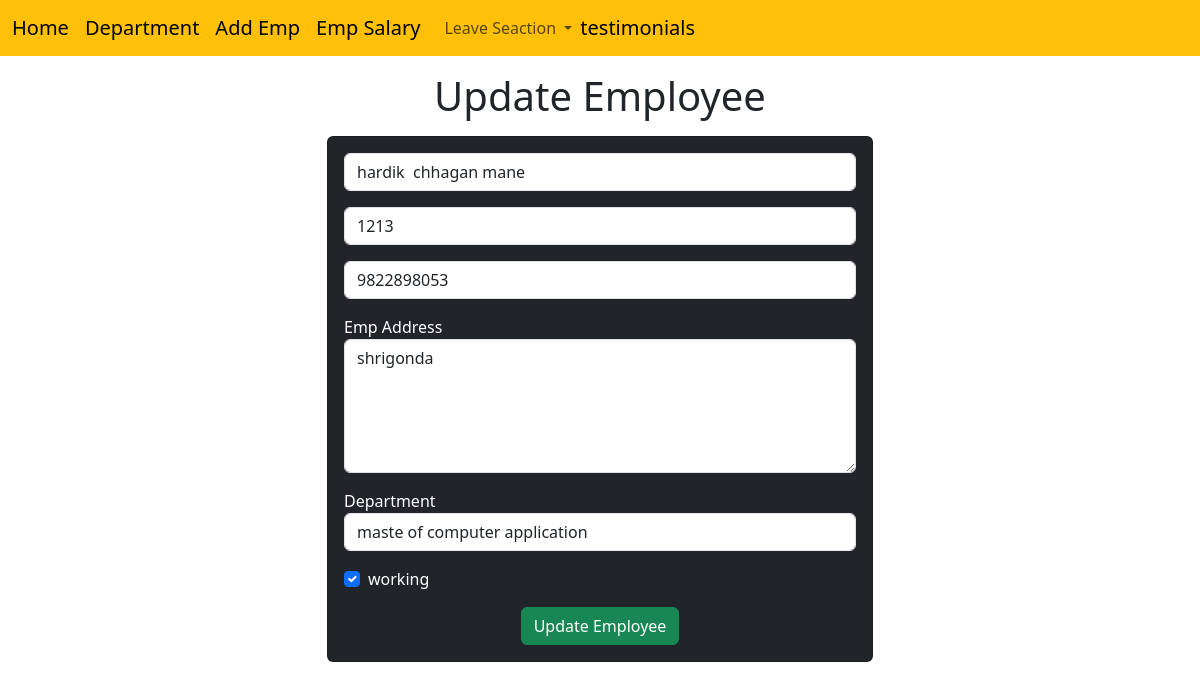
Screenshot of /emp/update-emp/5 with the database file from the repository.
### emp/models.py (models this page shows, shortened)
class Emp(models.Model):
    name=models.CharField(max_length=200)
    emp_id=models.CharField(max_length=200)
    phone=models.CharField(max_length=10)
    address=models.CharField(max_length=150)
    department=models.CharField(max_length=10)
    working=models.BooleanField(default=True)

### emp/views.py (the view)
# urls.py: path('update-emp/<int:emp_id>',update_emp),
def update_emp(request,emp_id):
    emp=Emp.objects.get(pk=emp_id)
    return render(request,'emp/update_emp.html',{
        'emp':emp
    })

### templates/emp/update_emp.html (shortened to what this page needs)
<!doctype html>
<html lang="en">
  <head>
    <link href="https://cdn.jsdelivr.net/npm/bootstrap@5.3.3/dist/css/bootstrap.min.css" rel="stylesheet">
  </head>
  <body>
    {% include 'emp/navbar.html' %}
    <h1 class="text-center my-3"> Update Employee</h1>
    <div class="container">
        <div class="row">
          <div class="col-md-6 offset-md-3">
            <div class="card bg-dark text-white">
              <div class="card-body">
                <form action="/emp/do-update-emp/{{emp.id}}" method="POST">
                  <div class="mb-3">
                   <input type="text" class="form-control" placeholder="enter emp name" name="emp_name"
                   value="{{emp.name}}">
                  </div>
                  <div class="mb-3">
                    <input type="text" class="form-control" placeholder="enter emp id" name="emp_id"
                    value="{{emp.emp_id}}">
                  </div>
                  <div class="mb-3">
                    <input type="text" class="form-control" placeholder="enter emp phone" name="emp_phone"
                    value="{{emp.phone}}">
                  </div>
                  <div class="mb-3">
                    <label for="address">Emp Address</label>
                   <textarea name="emp_address" id="address" rows="5" class="form-control">{{emp.address}}</textarea>
                  </div>
                  <div class="mb-3">
                    <label for="department">Department</label>
                    <select value="{{emp.department}}" name="emp_department" id="department" class="form-control">
                      <option value="MCA">maste of computer application</option>
                    </select>
                  </div>
                  <div class="mb-3 form-check">
                    <label for="working">working</label>
                    <input {% if emp.working  %} checked {% endif %}
                    name="emp_working" type="checkbox" class="form-check-input">
                  </div>
                  <div class="container text-center">
                    <button class="btn btn-success">Update Employee</button>
                  </div>
                </form>
              </div>
            </div>
          </div>
        </div>
    </div>
  </body>
</html>

### rows the page displays
Emp: emp_name "hardik chhagan mane", emp_id "1213", emp_phone "9822898053", emp_address "shrigonda", emp_department "maste of computer application", working "☑"
